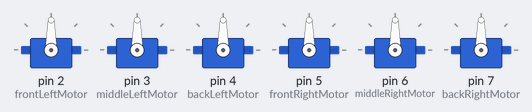
The sketch below on a simulated Arduino Uno, built for the host (arithmetic inside an expression is 32-bit, double 64-bit). Parts: 6 × servo. WiFi joins after 1.5 s; servers stay silent unless stated.

Above: at 0.1 s.
Timing chart, 0 to 7.5 s (numbered marks = the images above):
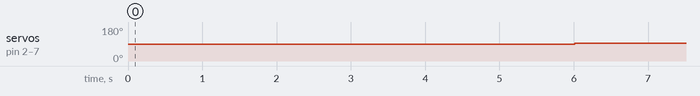

Measured:
- by itself, servo on pin 2 (frontLeftMotor), servo on pin 3 (middleLeftMotor), servo on pin 4 (backLeftMotor), servo on pin 5 (frontRightMotor), servo on pin 6 (middleRightMotor), servo on pin 7 (backRightMotor): 90° → 93° at 6.0 s

The sketch:

Arm_Code.ino
```cpp
/*
     UDPSendReceive.pde:
  This sketch receives UDP message strings, prints them to the serial port
  and sends an "acknowledge" string back to the sender

  A Processing sketch is included near the end of file that can be used to send
  and received messages for testing with a output pin.

*/

#include <Servo.h>
#include <SPI.h>         // needed for Arduino versions later than 0018
#include <Ethernet2.h>
#include <EthernetUdp2.h>         // UDP library from: bjoern@cs.stanford.edu 12/30/2008


// Enter a MAC address and IP address for your controller below.
// The IP address will be dependent on your local network:
byte mac[] = {
  0xDE, 0xAD, 0xBE, 0xEF, 0xFE, 0xED
};
IPAddress ip(192, 168, 1, 111);

unsigned int localPort = 8080;      // local port to listen on
static unsigned long lastrec;
// DEBUG MODE
const int debug = 0;
//END OF DEBUG MODE

// buffers for receiving and sending data
char packetBuffer[UDP_TX_PACKET_MAX_SIZE]; //buffer to hold incoming packet,
char  ReplyBuffer[] = "acknowledged";       // a string to send back
String pwmListStr [6];
int pwmListInt [6];
const int frontLeftMotor = 2;
const int middleLeftMotor = 3;
const int backLeftMotor = 4;
const int frontRightMotor = 5;
const int middleRightMotor = 6;
const int backRightMotor = 7;
Servo LeftMotors[3];
Servo RightMotors[3];
// An EthernetUDP instance to let us send and receive packets over UDP
EthernetUDP Udp;

void setup() {

  pinMode(frontLeftMotor, OUTPUT);
  pinMode(frontRightMotor, OUTPUT);
  pinMode(middleLeftMotor, OUTPUT);
  pinMode(middleRightMotor, OUTPUT);
  pinMode(backLeftMotor, OUTPUT);
  pinMode(backRightMotor, OUTPUT);
  LeftMotors[0].attach(frontLeftMotor);
  LeftMotors[1].attach(middleLeftMotor);
  LeftMotors[2].attach(backLeftMotor);
  RightMotors[0].attach(frontRightMotor);
  RightMotors[1].attach(middleRightMotor);
  RightMotors[2].attach(backRightMotor);
  // start the Ethernet and UDP:
  Ethernet.begin(mac, ip);
  Udp.begin(localPort);
  /*
     Include in setup when using example underneath
    pinMode(5,OUTPUT);
    pinMode(4,OUTPUT);
  */

  Serial.begin(9600);
  //while (!Serial);
}

void loop() {
  // if there's data available, read a packet
  int packetSize = Udp.parsePacket();
  checkPack(packetSize);
  delay(50);


}
void checkPack(int packetSize) {

  if (packetSize)
  {
    lastrec = millis();
    Serial.print("Received packet of size ");
    Serial.println(packetSize);
    Serial.print("From ");
    IPAddress remote = Udp.remoteIP();
    for (int i = 0; i < 4; i++)
    {
      Serial.print(remote[i], DEC);
      if (i < 3)
      {
        Serial.print(".");
      }
    }
    Serial.print(", port ");
    Serial.println(Udp.remotePort());

    // read the packet into packetBufffer
    Udp.read(packetBuffer, UDP_TX_PACKET_MAX_SIZE);
    Serial.println("Contents:");
    Serial.println(packetBuffer);
    // Turns char datapacket into string
    String message(packetBuffer);
    //Isolates command from number value, ex:"DA111222333444555666|23" => "111"
    String messageTemp = message;
    if ((message.length() == 23) && (message.charAt(21) == '2') && (message.charAt(22) == '3')) {
      for (int i = 0; i <= 5; i++) {
        pwmListStr [i] = message.substring(i * 3 + 2, 5 + i * 3);
      }
      for (int j = 0; j <= 5; j++) {
        pwmListInt[j] = pwmListStr[j].toInt();
        Serial.println(pwmListInt[j]);

      }
      LeftMotors[0].writeMicroseconds(pwmToMicro(pwmListInt[0]));
      LeftMotors[1].writeMicroseconds(pwmToMicro(pwmListInt[1]));
      LeftMotors[2].writeMicroseconds(pwmToMicro(pwmListInt[2]));
      RightMotors[0].writeMicroseconds(pwmToMicro(pwmListInt[3]));//111 foward
      RightMotors[1].writeMicroseconds(pwmToMicro(pwmListInt[4]));//Full forward
      RightMotors[2].writeMicroseconds(pwmToMicro(pwmListInt[5]));//stop

    }

    // send a reply, to the IP address and port that sent us the packet we received

  }
  if ((millis() - lastrec) > 5000) {
    delay(1000);
    SoftKill();
  }
}
int pwmToMicro(int i) {
  float k = (i / 255.0) * 1000 + 1000;
  return (int)k;
}
void SoftKill() {
  LeftMotors[0].writeMicroseconds(pwmToMicro(128));
  LeftMotors[1].writeMicroseconds(pwmToMicro(128));
  LeftMotors[2].writeMicroseconds(pwmToMicro(128));
  RightMotors[0].writeMicroseconds(pwmToMicro(128));//111 foward
  RightMotors[1].writeMicroseconds(pwmToMicro(128));//Full forward
  RightMotors[2].writeMicroseconds(pwmToMicro(128));//stop
}
```
